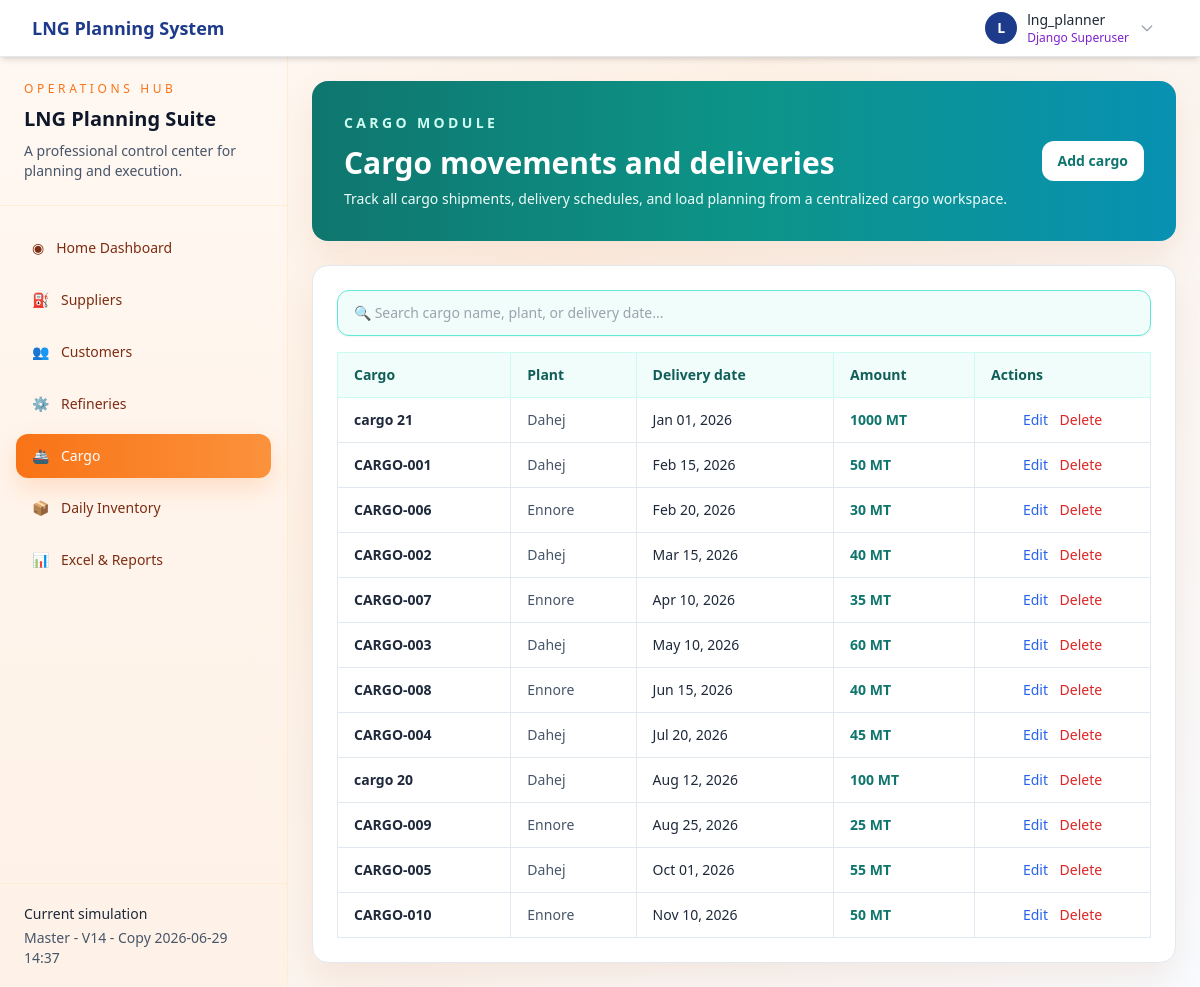
Page /dashboard/section/cargo/ (signed in) on the earlier database version.
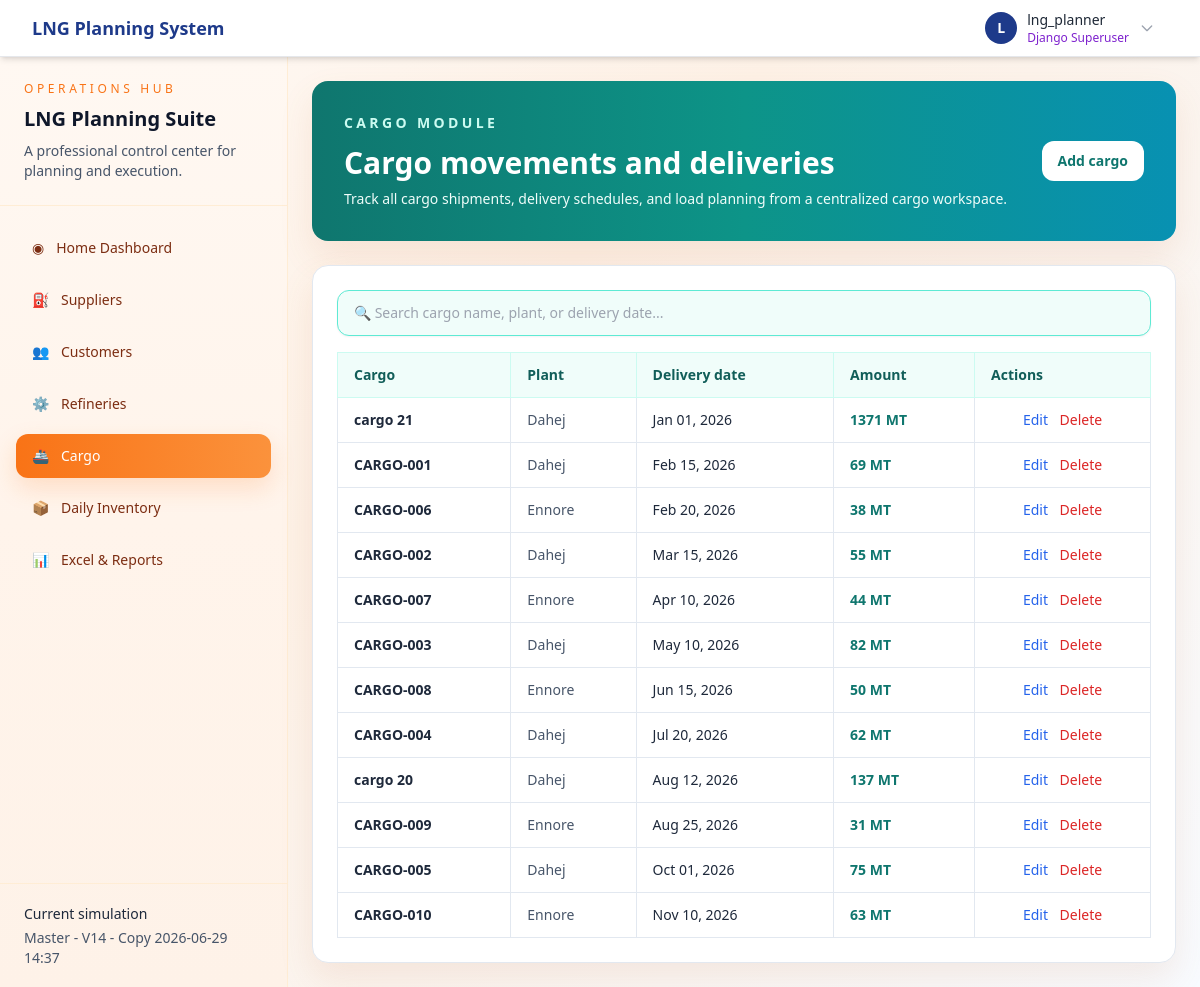
Same page on the later database version.
### lng_planner/models.py (models this page shows, shortened)
class Cargo(models.Model):
    simulation = models.ForeignKey(Simulation, on_delete=models.CASCADE, related_name='cargos')
    plant = models.ForeignKey(Plant, on_delete=models.CASCADE, related_name='cargos')
    cargo_name = models.CharField(max_length=200)
    delivery_date = models.DateField()
    amount = models.FloatField(validators=[MinValueValidator(0)], help_text="MT")
    created_at = models.DateTimeField(auto_now_add=True)
    class Meta:
        ordering = ['delivery_date', 'plant__name', 'cargo_name']

class Plant(models.Model):
    name = models.CharField(max_length=200)
    location = models.CharField(max_length=200, blank=True)
    created_at = models.DateTimeField(auto_now_add=True)
    class Meta:
        ordering = ['name']

### lng_planner/views.py (the view)
# urls.py: path('dashboard/section/<str:section>/', views.dashboard_section, name='dashboard_section'),
@login_required
def dashboard_section(request, section):
    valid_sections = {'suppliers', 'customers', 'refineries', 'cargo', 'inventory', 'excel'}
    if section not in valid_sections:
        raise Http404('Section not found')
    context = _build_dashboard_context(request)
    context['active_section'] = section
    context['section_title'] = {
        'suppliers': 'Supplier Operations',
        'customers': 'Customer Management',
        'refineries': 'Refinery Planning',
        'cargo': 'Cargo Operations',
        'inventory': 'Daily Inventory Projection',
        'excel': 'Excel & Reports',
    }[section]
    return render(request, f'lng_planner/dashboard_{section}.html', context)

### lng_planner/templates/lng_planner/dashboard_cargo.html (shortened to what this page needs)
{% extends 'lng_planner/dashboard_shell.html' %}
{% block dashboard_content %}
<div class="space-y-6">
    <div class="rounded-2xl border-0 bg-gradient-to-r from-teal-700 via-teal-600 to-cyan-600 p-8 card-glow text-white">
        <div class="flex flex-col gap-4 lg:flex-row lg:items-center lg:justify-between">
            <div>
                <p class="text-sm font-semibold uppercase tracking-[0.24em] text-teal-100">Cargo module</p>
                <h1 class="mt-3 text-3xl font-bold">Cargo movements and deliveries</h1>
                <p class="mt-2 text-sm text-teal-50">Track all cargo shipments, delivery schedules, and load planning from a centralized cargo workspace.</p>
            </div>
            {% if active_simulation and not is_viewing_master %}
            <a href="{% url 'lng_planner:add_cargo' active_simulation.id %}" class="rounded-xl bg-white px-4 py-2.5 text-sm font-semibold text-teal-700 hover:bg-teal-50">Add cargo</a>
            {% endif %}
        </div>
    </div>
    <div class="rounded-2xl border border-slate-200 bg-white p-6 card-glow">
        <div class="mb-4">
            <input type="search" id="cargoSearch" placeholder="🔍 Search cargo name, plant, or delivery date..." class="w-full rounded-xl border border-teal-300 bg-teal-50 px-4 py-3 text-sm font-medium shadow-sm focus:border-teal-500 focus:outline-none focus:ring-2 focus:ring-teal-200" />
        </div>
        <div class="overflow-x-auto">
            <table class="min-w-full border-collapse text-sm" id="cargoTable">
                <thead>
                    <tr class="bg-teal-50 text-left text-teal-800">
                        <th class="border border-teal-100 px-4 py-3 font-semibold">Cargo</th>
                        <th class="border border-teal-100 px-4 py-3 font-semibold">Plant</th>
                        <th class="border border-teal-100 px-4 py-3 font-semibold">Delivery date</th>
                        <th class="border border-teal-100 px-4 py-3 font-semibold">Amount</th>
                        {% if not is_viewing_master %}<th class="border border-teal-100 px-4 py-3 font-semibold">Actions</th>{% endif %}
                    </tr>
                </thead>
                <tbody>
                    {% if cargos %}
                    {% for cargo in cargos %}
                    <tr class="hover:bg-teal-50/70">
                        <td class="border border-slate-200 px-4 py-3 font-semibold text-slate-800">{{ cargo.cargo_name }}</td>
                        <td class="border border-slate-200 px-4 py-3 text-slate-600">{{ cargo.plant.name }}</td>
                        <td class="border border-slate-200 px-4 py-3">{{ cargo.delivery_date|date:"M d, Y" }}</td>
                        <td class="border border-slate-200 px-4 py-3 font-semibold text-teal-700">{{ cargo.amount|floatformat:0 }} MT</td>
                        {% if not is_viewing_master %}
                        <td class="border border-slate-200 px-4 py-3 text-center">
                            <a href="{% url 'lng_planner:edit_cargo' cargo.id %}" class="mr-2 text-blue-600 hover:text-blue-700">Edit</a>
                            <a href="{% url 'lng_planner:delete_cargo' cargo.id %}" onclick="return confirm('Delete this cargo?')" class="text-red-600 hover:text-red-700">Delete</a>
                        </td>
                        {% endif %}
                    </tr>
                    {% endfor %}
                    {% else %}
                    <tr><td colspan="5" class="px-4 py-6 text-center text-slate-500">No cargo entries have been added yet.</td></tr>
                    {% endif %}
                </tbody>
            </table>
        </div>
    </div>
</div>
{% endblock %}

Differences in the rows shown:
changed Cargo "cargo 21": amount "1000" → "1371"
changed Cargo "CARGO-001": amount "50" → "69"
changed Cargo "CARGO-006": amount "30" → "38"
changed Cargo "CARGO-002": amount "40" → "55"
changed Cargo "CARGO-007": amount "35" → "44"
changed Cargo "CARGO-003": amount "60" → "82"
changed Cargo "CARGO-008": amount "40" → "50"
changed Cargo "CARGO-004": amount "45" → "62"
changed Cargo "cargo 20": amount "100" → "137"
changed Cargo "CARGO-009": amount "25" → "31"
changed Cargo "CARGO-005": amount "55" → "75"
changed Cargo "CARGO-010": amount "50" → "63"
